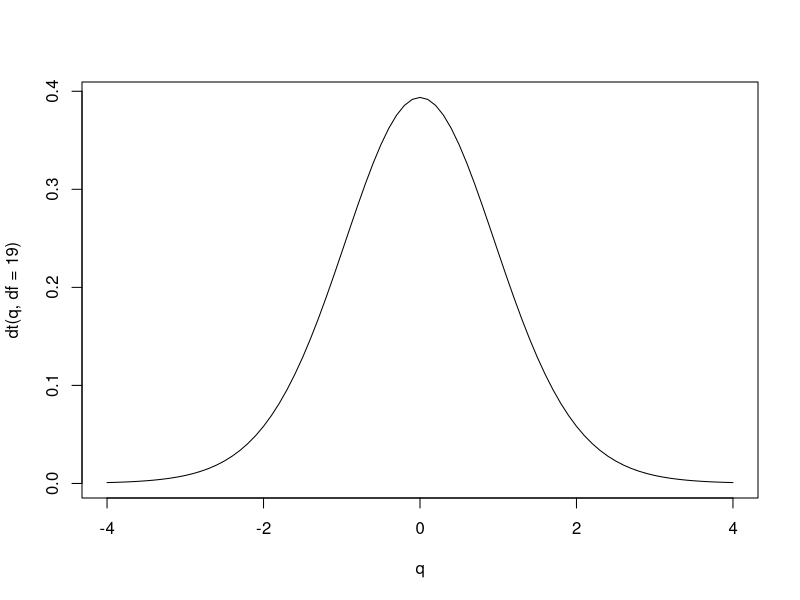

This chart was generated by the following R code:
#-------------t-test---------theory

#population standard deviation not known

#t= (xbar-mu)/(sigma of sample / sqrt(n))
#n is no of samples

q<-seq(-4,4,by=0.1)
#find vertical distance
dt(q,df=19)
plot(q,dt(q,df=19),type="l")



#QUESTION EXAMPLE
#Perfume bottle producing 150cc, 
#4 bottles are randomly picked and the average
#volume was found to be 151cc and sd of sample was
#2cc. Has mean volume changed?
#95% conf level

#H0->mean=150cc
#Ha->mean!=150cc (so two tailed test)

tcal=(151-150)/(2/sqrt(4))
#ans :1

#degree of freedom= sample size-1 , here 4-1=3

#population sd not known (so we cannot use z test)

vol=c(151,153,152,152)
t.test(x=vol,mu=150,conf.level=0.95)
